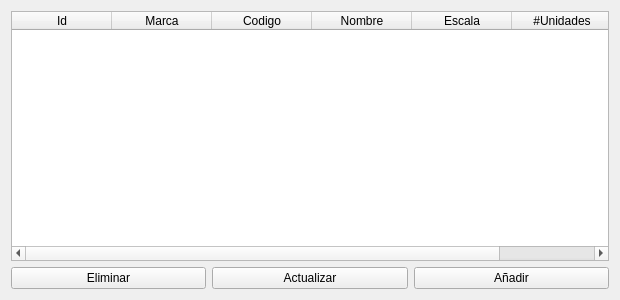
<?xml version="1.0" encoding="UTF-8"?>
<ui version="4.0">
 <class>ModelosManager</class>
 <widget class="QWidget" name="ModelosManager">
  <property name="geometry">
   <rect>
    <x>0</x>
    <y>0</y>
    <width>620</width>
    <height>300</height>
   </rect>
  </property>
  <property name="sizePolicy">
   <sizepolicy hsizetype="Preferred" vsizetype="Preferred">
    <horstretch>0</horstretch>
    <verstretch>0</verstretch>
   </sizepolicy>
  </property>
  <property name="maximumSize">
   <size>
    <width>16777215</width>
    <height>16777215</height>
   </size>
  </property>
  <property name="windowTitle">
   <string>Form</string>
  </property>
  <layout class="QVBoxLayout" name="verticalLayout">
   <item>
    <widget class="QTableWidget" name="tableWidget">
     <property name="sizePolicy">
      <sizepolicy hsizetype="Expanding" vsizetype="Expanding">
       <horstretch>0</horstretch>
       <verstretch>0</verstretch>
      </sizepolicy>
     </property>
     <property name="maximumSize">
      <size>
       <width>16777215</width>
       <height>16777215</height>
      </size>
     </property>
     <property name="sizeAdjustPolicy">
      <enum>QAbstractScrollArea::AdjustToContents</enum>
     </property>
     <property name="editTriggers">
      <set>QAbstractItemView::NoEditTriggers</set>
     </property>
     <property name="selectionMode">
      <enum>QAbstractItemView::SingleSelection</enum>
     </property>
     <property name="selectionBehavior">
      <enum>QAbstractItemView::SelectRows</enum>
     </property>
     <property name="showGrid">
      <bool>true</bool>
     </property>
     <property name="gridStyle">
      <enum>Qt::DashLine</enum>
     </property>
     <property name="sortingEnabled">
      <bool>false</bool>
     </property>
     <property name="wordWrap">
      <bool>true</bool>
     </property>
     <attribute name="horizontalHeaderStretchLastSection">
      <bool>false</bool>
     </attribute>
     <attribute name="verticalHeaderVisible">
      <bool>false</bool>
     </attribute>
     <column>
      <property name="text">
       <string>Id</string>
      </property>
      <property name="font">
       <font>
        <kerning>false</kerning>
       </font>
      </property>
     </column>
     <column>
      <property name="text">
       <string>Marca</string>
      </property>
     </column>
     <column>
      <property name="text">
       <string>Codigo</string>
      </property>
     </column>
     <column>
      <property name="text">
       <string>Nombre</string>
      </property>
     </column>
     <column>
      <property name="text">
       <string>Escala</string>
      </property>
     </column>
     <column>
      <property name="text">
       <string>#Unidades</string>
      </property>
     </column>
    </widget>
   </item>
   <item>
    <layout class="QHBoxLayout" name="horizontalLayout">
     <property name="bottomMargin">
      <number>0</number>
     </property>
     <item>
      <widget class="QPushButton" name="updPB">
       <property name="text">
        <string>Eliminar</string>
       </property>
      </widget>
     </item>
     <item>
      <widget class="QPushButton" name="delPB">
       <property name="text">
        <string>Actualizar</string>
       </property>
      </widget>
     </item>
     <item>
      <widget class="QPushButton" name="addPB">
       <property name="text">
        <string>Añadir</string>
       </property>
      </widget>
     </item>
    </layout>
   </item>
  </layout>
 </widget>
 <resources/>
 <connections/>
</ui>
